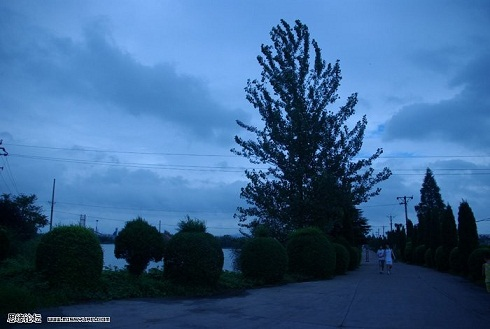
#> input picture datas/p3.jpg, 490 x 329 px
$ jupyter execute '57-图像特效-暖色效果.ipynb'
#> lines starting #> are read from the running program, lines starting #| are printed output that depends on the picture
# 图像特效-暖色效果

[cell 1]
from scipy import signal
import numpy as np
import cv2
import matplotlib.pyplot as plt
from scipy.interpolate import UnivariateSpline

[cell 2]
src = cv2.imread('../datas/p3.jpg')
#> src is the input picture: shape (329, 490, 3); mean B, G, R 142.4, 98.3, 58.8
gray = cv2.imread('../datas/p3.jpg',0)
#> gray: shape (329, 490); min 0, max 255, mean 91.5
rgb = cv2.cvtColor(src,cv2.COLOR_BGR2RGB)

[cell 3]
def create_LUT_8UC1(x, y):
    spl = UnivariateSpline(x, y)
    return spl(range(256))

[cell 4]
def warm_color(src):
    if len(src.shape)<3:
        return None
    incr_ch_lut = create_LUT_8UC1([0, 64, 128, 192, 256],
        [0, 70, 140, 210, 256])
    decr_ch_lut = create_LUT_8UC1([0, 64, 128, 192, 256],
        [0, 30, 80, 120, 192])
    c_r, c_g, c_b = cv2.split(src)
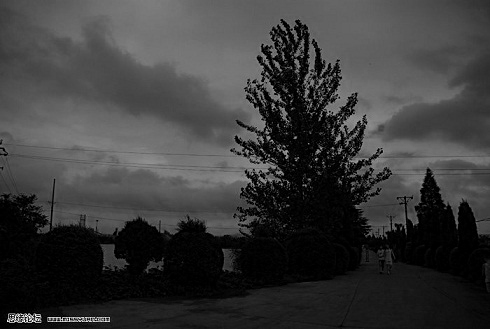
#> c_r: shape (329, 490); min 0, max 255, mean 58.8
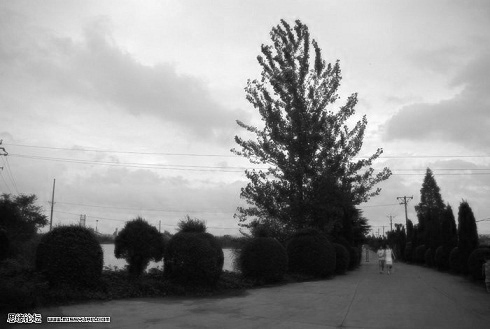
#> c_b: shape (329, 490); min 0, max 255, mean 142.4
    c_r = cv2.LUT(c_b, incr_ch_lut).astype(np.uint8)
    c_b = cv2.LUT(c_r, decr_ch_lut).astype(np.uint8)
    img_bgr_warm = cv2.merge((c_r, c_g, c_b))
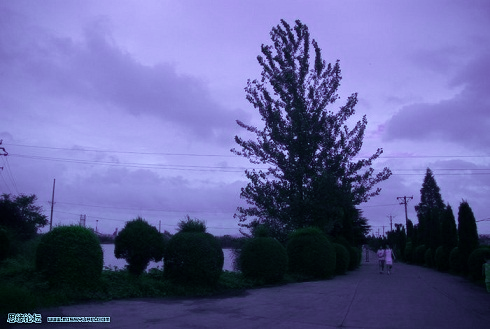
#> img_bgr_warm: shape (329, 490, 3); mean of channels 0, 1, 2 151.5, 98.3, 98.2; drawn as B, G, R
    c_r = cv2.LUT(c_r, decr_ch_lut).astype(np.uint8)
    # 增加颜色饱和度
    c_h, c_s, c_v = cv2.split(cv2.cvtColor(img_bgr_warm,
        cv2.COLOR_RGB2HSV))
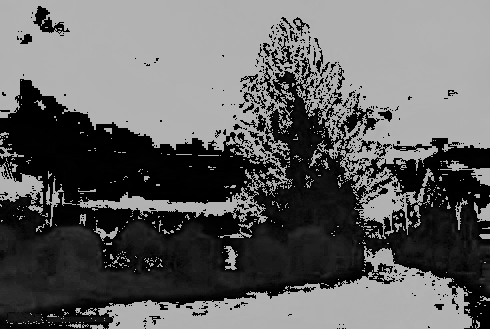
#> c_h: shape (329, 490); min 0, max 179, mean 98.2
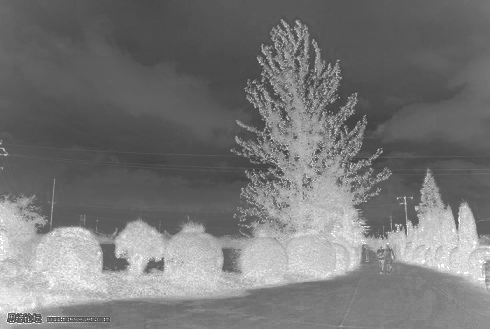
#> c_s: shape (329, 490); min 65, max 255, mean 119
    c_s = cv2.LUT(c_s, incr_ch_lut).astype(np.uint8)
    dst = cv2.cvtColor(cv2.merge(
        (c_h, c_s, c_v)),
        cv2.COLOR_HSV2RGB)
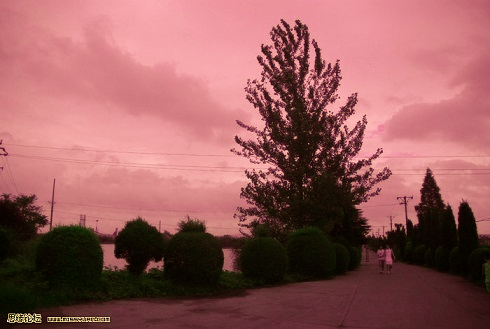
#> dst: shape (329, 490, 3); mean R, G, B 151.5, 93.1, 93.1
    return dst

[cell 5]
dst = warm_color(rgb)
plt.imshow(dst)

[cell 6]
def cool_img(src):
    incr_ch_lut = create_LUT_8UC1([0, 64, 128, 192, 256],
        [0, 70, 140, 210, 256])
    decr_ch_lut = create_LUT_8UC1([0, 64, 128, 192, 256],
        [0, 30, 80, 120, 192])
    c_r, c_g, c_b = cv2.split(src)
    c_r = cv2.LUT(c_b, decr_ch_lut).astype(np.uint8)
    c_b = cv2.LUT(c_r, incr_ch_lut).astype(np.uint8)
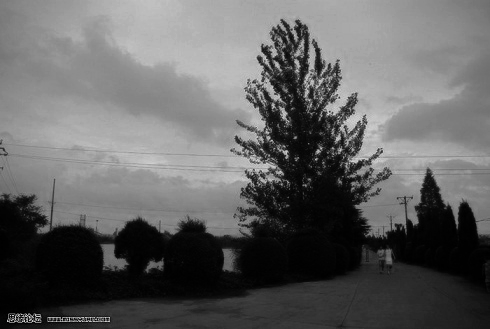
#> c_b: shape (329, 490); min 0, max 207, mean 98.3
    img_bgr_cold = cv2.merge((c_r, c_g, c_b))

    # decrease color saturation
    c_h, c_s, c_v = cv2.split(cv2.cvtColor(img_bgr_cold,
        cv2.COLOR_RGB2HSV))
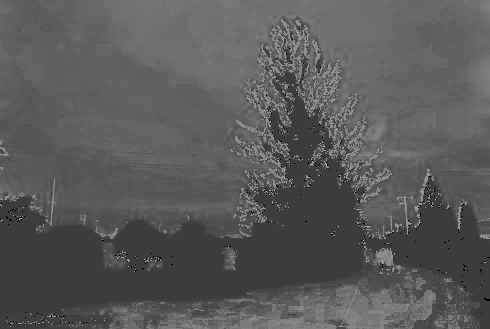
#> c_h: shape (329, 490); min 0, max 150, mean 89.3
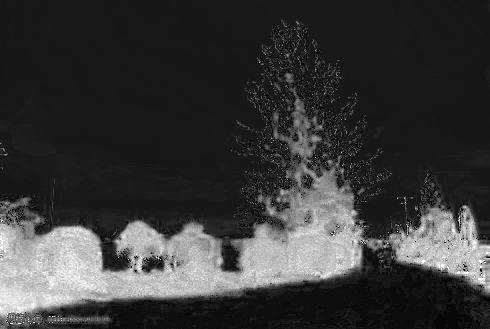
#> c_s: shape (329, 490); min 0, max 255, mean 56.7
    c_s = cv2.LUT(c_s, decr_ch_lut).astype(np.uint8)
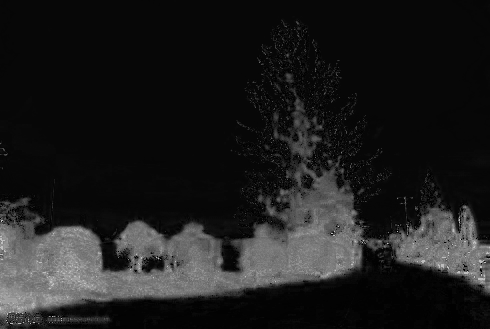
#> c_s: shape (329, 490); min 0, max 190, mean 29.3
    img_bgr_cold = cv2.cvtColor(cv2.merge(
        (c_h, c_s, c_v)),
        cv2.COLOR_HSV2RGB)
    return img_bgr_cold

$ run again, with datas/p2.jpg copied over datas/p3.jpg
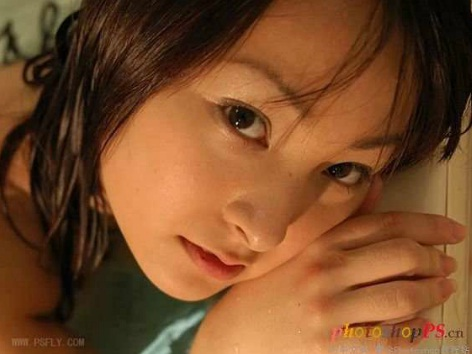
#> input picture datas/p2.jpg, 472 x 354 px
#> src is the input picture: shape (354, 472, 3); mean B, G, R 41.1, 75.3, 121.3
#> in cool_img, `c_s = cv2.LUT(c_s, decr_ch_lut).astype(np.uint8)`:
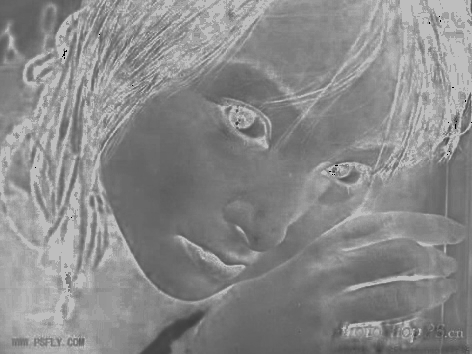
#> c_s: shape (354, 472); min 0, max 190, mean 137.5
#> in cool_img, `img_bgr_cold = cv2.cvtColor(cv2.merge( (c_h, c_s, c_v)), cv2.COLOR_HSV..`:
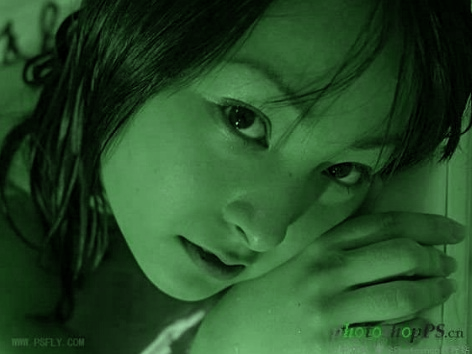
#> img_bgr_cold: shape (354, 472, 3); mean R, G, B 38.6, 75.3, 39

$ run again, with datas/animal.jpg copied over datas/p3.jpg
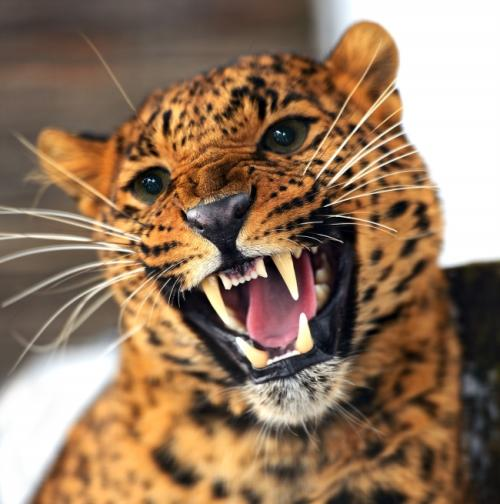
#> input picture datas/animal.jpg, 500 x 504 px
#> src is the input picture: shape (504, 500, 3); mean B, G, R 95.3, 119.5, 147.5
#> in cool_img, `img_bgr_cold = cv2.cvtColor(cv2.merge( (c_h, c_s, c_v)), cv2.COLOR_HSV..`:
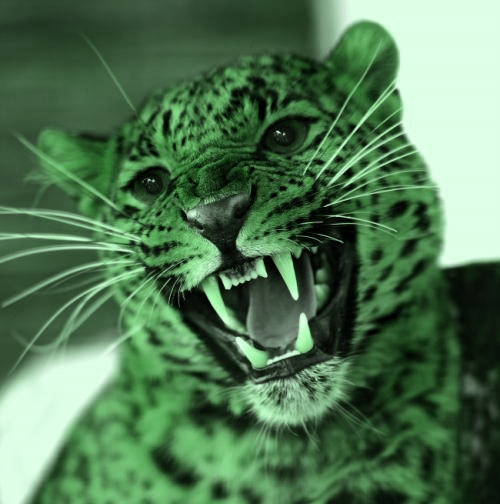
#> img_bgr_cold: shape (504, 500, 3); mean R, G, B 81.5, 119.5, 83.7
